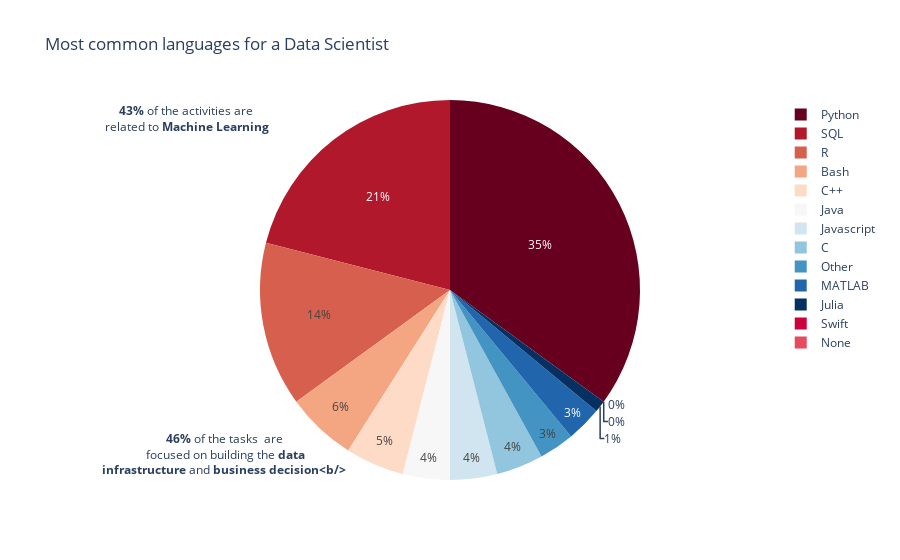

This figure's notebook cell:
### Code cell
import plotly.express as px
fig = px.pie(ds_language, values='percentage', names=ds_language['Language'], color_discrete_sequence=px.colors.sequential.RdBu, title="Most common languages for a Data Scientist")

fig.add_annotation(x=-0.05, y=1,
            text="<b>43%</b> of the activities are<br> related to <b>Machine Learning</b>",
            showarrow=False,
            arrowhead=1)

fig.add_annotation(x=-0.05, y=0,
            text="<b>46%</b> of the tasks  are<br> focused on building the <b>data<br>infrastructure</b> and <b>business decision<b/>",
            showarrow=False,
            arrowhead=1)

fig.show()

### Figure 1 — Plotly figure (JSON) as saved in the notebook; plotly's stock layout.template omitted (floating-point values rounded to 4 significant figures)
{"data": [{"domain": {"x": [0, 1], "y": [0, 1]}, "hovertemplate": "Language=%{label}<br>percentage=%{value}<extra></extra>", "labels": ["Python", "SQL", "R", "Bash", "C++", "Java", "Javascript", "C", "Other", "MATLAB", "Julia", "Swift", "None"], "legendgroup": "", "name": "", "showlegend": true, "type": "pie", "values": [35, 21, 14.0, 6, 5, 4, 4, 4, 3, 3, 1, 0, 0]}], "layout": {"annotations": [{"arrowhead": 1, "showarrow": false, "text": "<b>43%</b> of the activities are<br> related to <b>Machine Learning</b>", "x": -0.05, "y": 1}, {"arrowhead": 1, "showarrow": false, "text": "<b>46%</b> of the tasks  are<br> focused on building the <b>data<br>infrastructure</b> and <b>business decision<b/>", "x": -0.05, "y": 0}], "legend": {"tracegroupgap": 0}, "piecolorway": ["rgb(103,0,31)", "rgb(178,24,43)", "rgb(214,96,77)", "rgb(244,165,130)", "rgb(253,219,199)", "rgb(247,247,247)", "rgb(209,229,240)", "rgb(146,197,222)", "rgb(67,147,195)", "rgb(33,102,172)", "rgb(5,48,97)"], "title": {"text": "Most common languages for a Data Scientist"}}}
